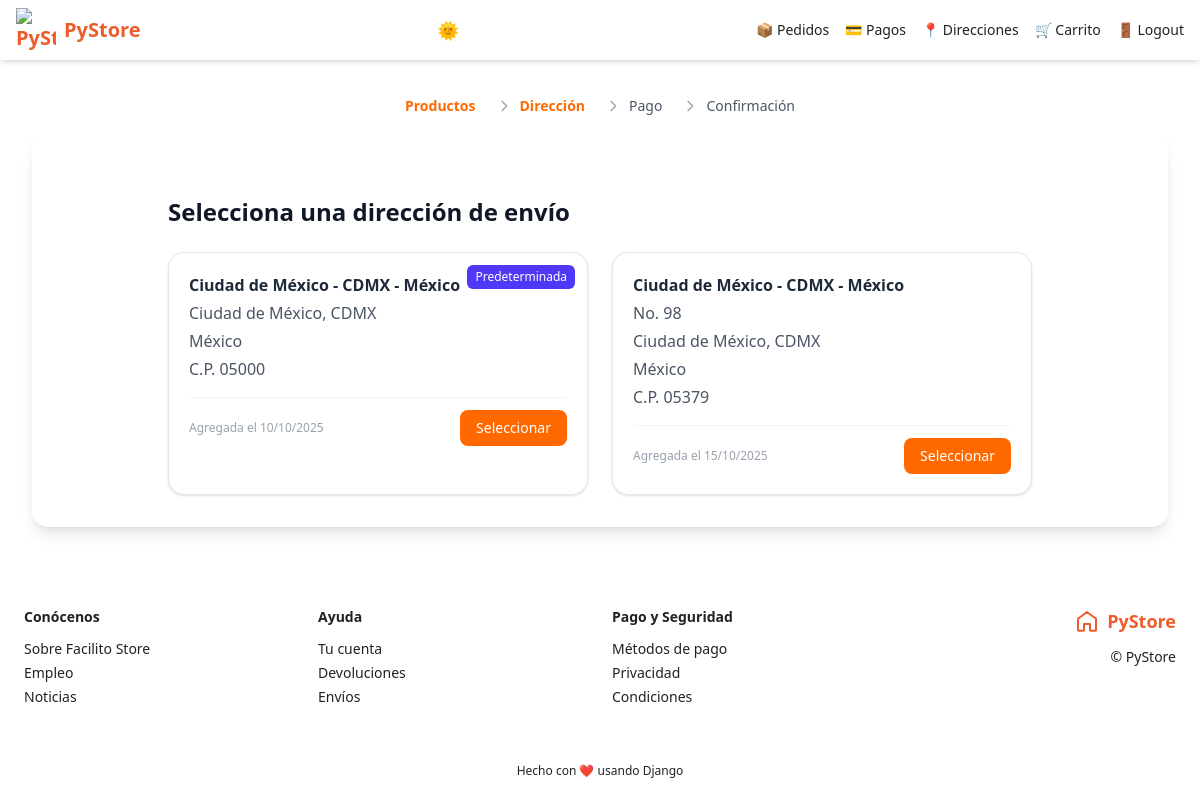
Page /orden/seleccionar/direccion (signed in) on the committed database.
### shipping_addresses/models.py (models this page shows, shortened)
class ShippingAddress(models.Model):
    user = models.ForeignKey(User, null=False, blank=False, on_delete=models.CASCADE)
    line1 = models.CharField(max_length=200)
    line2 = models.CharField(max_length=200, blank=True)
    city = models.CharField(max_length=100)
    state = models.CharField(max_length=100)
    country = models.CharField(max_length=50)
    reference = models.CharField(max_length=300)
    postal_code = models.CharField(max_length=10, null=False, blank=False)
    default = models.BooleanField(default=False)
    created_at = models.DateTimeField(auto_now_add=True)
    @property
    def address(self):
      return '{} - {} - {}'.format(self.city, self.state, self.country)

### orders/views.py (the view)
# urls.py: path('seleccionar/direccion', views.select_address, name='select_address'),
@login_required(login_url='login')
def select_address(request):
    shipping_addresses = request.user.addresses
    return render(request, 'orders/select_address.html', {
      'shipping_addresses': shipping_addresses,
      'breadcrumb': breadcrumb(address=True)
    })

### carts/models.py (called while the page is built)
def set_cart_id(sender, instance, *args, **kwargs):
    if not instance.cart_id:
        instance.cart_id = str(uuid.uuid4())

### carts/utils.py (called while the page is built)
def get_or_create_cart(request):
    user = request.user if request.user.is_authenticated else None
    cart_id = request.session.get('cart_id')  # <-- Este debe guardar el uuid
    print("🛍 session cart_id:", cart_id)
    cart = Cart.objects.filter(cart_id=cart_id).first()
    print("📦 found cart:", cart)
    if cart is None:
        cart = Cart.objects.create(user=user)
        print("🆕 created new cart:", cart.cart_id)
    if user and cart.user is None:
        cart.user = user
        cart.save()
    request.session['cart_id'] = cart.cart_id
    print("💾 saved to session:", request.session['cart_id'])
    return cart

### facilito_store/context_processors.py (called while the page is built)
def cart_item_count(request):
    count = 0
    if request.user.is_authenticated:
        cart = get_or_create_cart(request)
        if cart:
            cart_products = cart.cartproducts_set.filter(quantity__gt=0)
            count = sum(cp.quantity for cp in cart_products)
    return {'cart_item_count': count}

### orders/utils.py (called while the page is built)
def breadcrumb(products=True, address=False, payment=False, confirmation=False):
    return [
      { 'title': 'Productos', 'active': products, 'url':reverse('orders:order')},
      { 'title': 'Dirección', 'active': address, 'url':reverse('orders:address')},
      { 'title': 'Pago', 'active': payment, 'url':reverse('orders:payment')},
      { 'title': 'Confirmación', 'active': confirmation, 'url':reverse('orders:confirm')},
    ]

### users/models.py (called while the page is built)
    @property
    def addresses(self):
        return self.shippingaddress_set.all()

### orders/templates/orders/select_address.html (shortened to what this page needs)
{% extends 'base.html' %}
{% block breadcrumb %}
{% include 'orders/snippets/breadcrumb.html' %}
{% endblock %}
{% block content %}
<div class="max-w-4xl mx-auto mt-8 px-4">
  <h2 class="title text-2xl font-semibold text-gray-800 mb-6">
    Selecciona una dirección de envío
  </h2>
  {% if shipping_addresses %}
  <div class="grid grid-cols-1 md:grid-cols-2 gap-6">
    {% for address in shipping_addresses %}
    <div class="relative bg-white border border-gray-200 rounded-2xl p-5 shadow-sm hover:shadow-md transition">
      {% if address.default %}
      <span class="absolute top-3 right-3 bg-indigo-600 text-white text-xs px-2 py-1 rounded-md">
        Predeterminada
      </span>
      {% endif %}
      <div class="space-y-1">
        <p class="text-gray-800 font-semibold">{{ address.address }}</p>
        {% if address.line2 %}
        <p class="text-gray-600">{{ address.line2 }}</p>
        {% endif %}
        <p class="text-gray-600">{{ address.city }}, {{ address.state }}</p>
        <p class="text-gray-600">{{ address.country }}</p>
        <p class="text-gray-600">C.P. {{ address.postal_code }}</p>
      </div>
      <div class="mt-4 flex items-center justify-between border-t border-gray-100 pt-3">
        <p class="text-xs text-gray-400">
          Agregada el {{ address.created_at|date:"d/m/Y" }}
        </p>
        <a href="{% url 'orders:check_address' address.pk %}"
          class="btn-primary text-sm font-medium px-4 py-2 rounded-lg hover:bg-indigo-700 transition">
          Seleccionar
        </a>
      </div>
    </div>
    {% endfor %}
  </div>
  {% endif %}
</div>
{% endblock %}

### static/css/styles.css (style rules this page uses)
:root { --color-bg: 255 255 255; --color-text: 34 34 34; --color-primary: 236 92 44; --color-secondary: 41 40 90; --color-accent: 241 140 107; --color-surface: 249 249 249; }

### rows in the picture
ShippingAddress: default "Predeterminada", address "Ciudad de México - CDMX - México", city "Ciudad de México", state "CDMX", country "México", postal_code "05000", created_at "10/10/2025"
ShippingAddress: address "Ciudad de México - CDMX - México", line2 "No. 98", city "Ciudad de México", state "CDMX", country "México", postal_code "05379", created_at "15/10/2025"

### other values in the picture
{{ item.title }} "Productos" "Dirección"
{{ item.title }} "Pago" "Confirmación"
